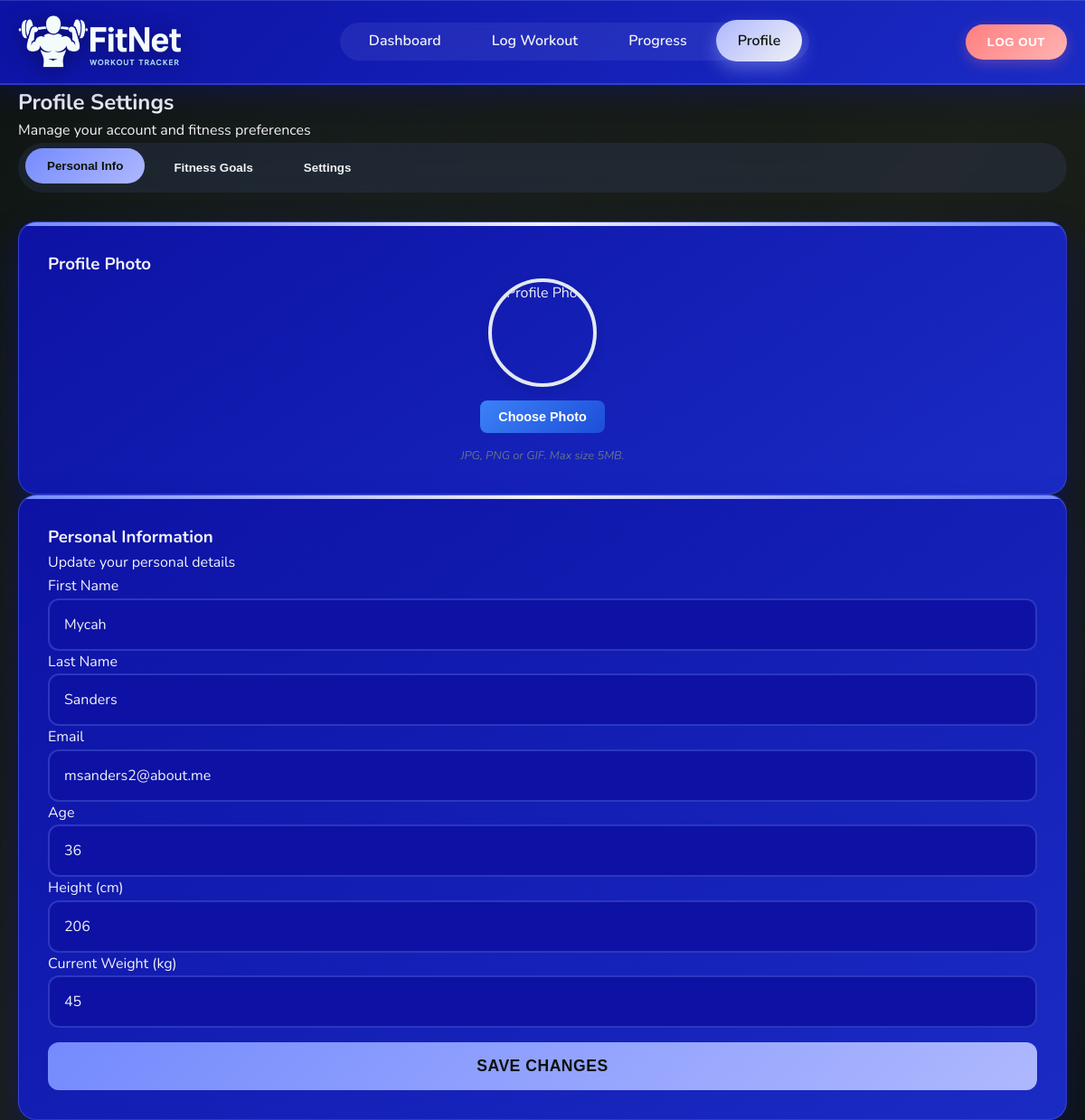
The page /profile (signed in) on the database as committed earlier.
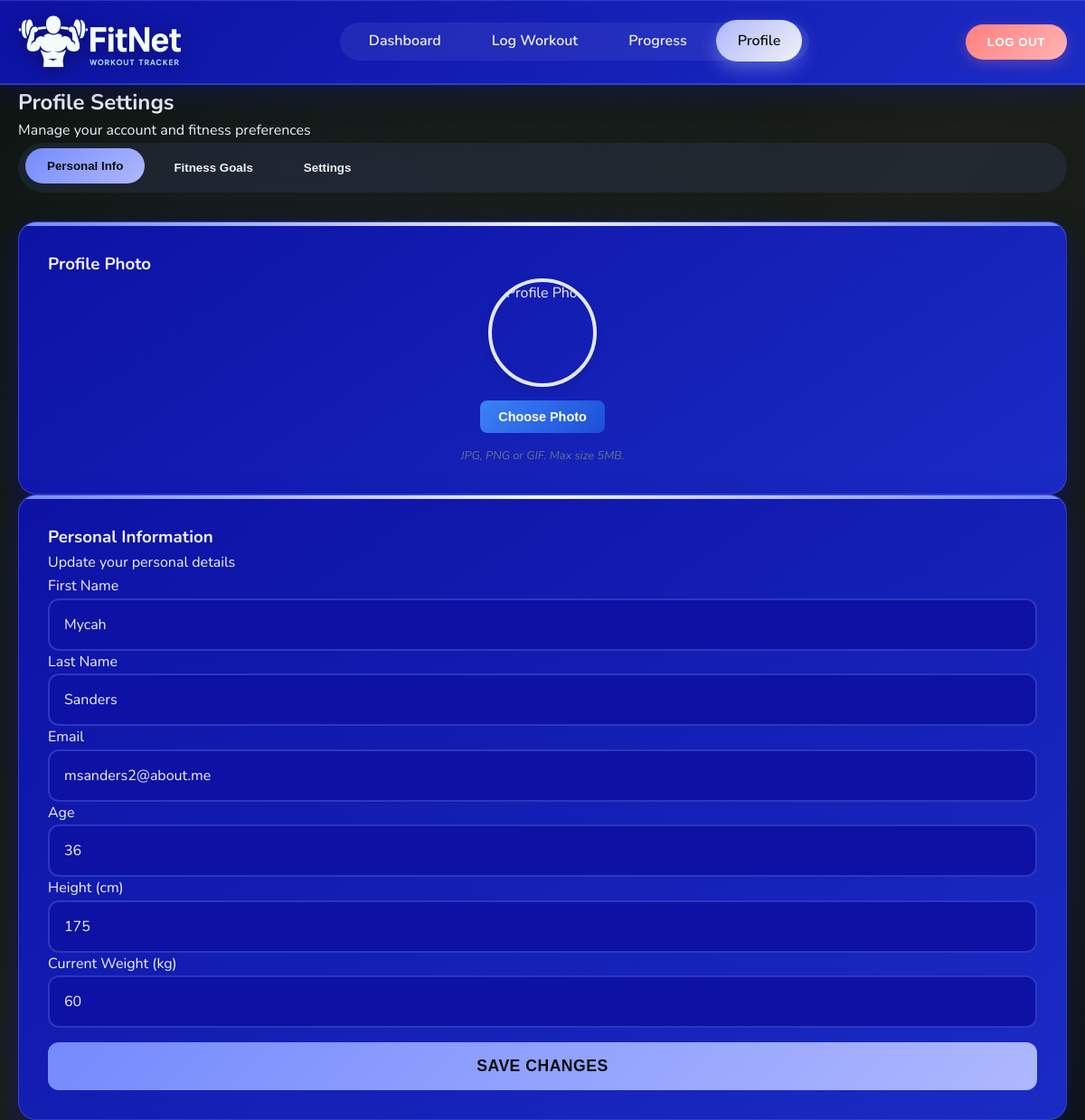
The same page on the database as committed later.
### tables this page shows
CREATE TABLE `Users`(`user_id` TEXT, `first_name` TEXT, `surname` TEXT, `email` TEXT, `password_hash` TEXT, `age` TEXT, "created_at" TEXT, profile_image TEXT);

CREATE TABLE `Progress`(`progress_id` TEXT, `user_id` TEXT, `date` TEXT, `weight_kg` TEXT, `height_cm` TEXT, `body_fat_percentage` TEXT);

### main.py (the view, shortened to what this page needs)
@app.route('/profile', methods=['GET', 'POST'])
def profile():
    if 'user_id' not in session:
        return redirect(url_for('login'))
    conn = get_db_connection()
    user_id = session.get('user_id')
    if not user_id:
        return redirect(url_for('login'))
    try:
        conn.execute('''
            CREATE TABLE IF NOT EXISTS Goals (
                goal_id INTEGER PRIMARY KEY AUTOINCREMENT,
                user_id INTEGER NOT NULL,
                goal_type TEXT NOT NULL,
                goal_name TEXT NOT NULL,
                target_value REAL,
                current_value REAL DEFAULT 0,
                target_date DATE,
                created_at DATETIME DEFAULT (datetime('now')),
                is_completed BOOLEAN DEFAULT 0,
                goal_direction TEXT DEFAULT 'up',
                FOREIGN KEY (user_id) REFERENCES Users(user_id)
            )
        ''')
        try:
            conn.execute('ALTER TABLE Users ADD COLUMN profile_image TEXT')
        except sqlite3.OperationalError:
            pass  # Column already exists
        try:
            conn.execute('ALTER TABLE Goals ADD COLUMN goal_direction TEXT DEFAULT "up"')
        except sqlite3.OperationalError:
            pass  # Column already exists
        conn.commit()
    except sqlite3.Error as e:
        print(f"Error creating Goals table: {e}")
    user_data = conn.execute(
        "SELECT Users.*, Progress.height_cm, Progress.weight_kg FROM Users "
        "LEFT JOIN Progress ON Users.user_id = Progress.user_id "
        "WHERE Users.user_id = ?",
        (user_id,)
    ).fetchone()
    goals = []
    try:
        goals = conn.execute(
            'SELECT * FROM Goals WHERE user_id = ? ORDER BY created_at DESC',
            (user_id,)
        ).fetchall()
    except sqlite3.Error as e:
        print(f"Error fetching goals: {e}")
        goals = []
    conn.close()
    return render_template('profile.html', user_data=user_data, goals=goals)

### main.py (called while the page is built, shortened)
def get_db_connection():
    conn = sqlite3.connect('database/data_source.db')
    conn.row_factory = sqlite3.Row
    return conn

@app.template_filter('goal_progress')
def goal_progress_filter(goal):
    target_value = goal['target_value'] if 'target_value' in goal else None
    if not target_value or target_value == 0:
        return 0

@app.template_filter('goal_display_text')
def goal_display_text_filter(goal):
    target_value = goal['target_value'] if 'target_value' in goal else None
    if not target_value:
        return "No target set"

### templates/profile.html (shortened to what the changed rows need)
<!DOCTYPE html>
<html lang="en">
<head>
    <link rel="stylesheet" href="static/css/dashboard.css">
</head>
<body>
    <main class="container">
        <div class="profile-header">
            <h2>Profile Settings</h2>
        </div>
        <div class="profile-content">
            <div id="personal-tab" class="profile-tab active">
                <div class="profile-section">
                    <div class="personal-info-section card">
                        <form method="POST" class="profile-form">
                            <div class="form-row">
                                <div class="form-group">
                                    <label for="first_name">First Name</label>
                                    <input type="text" id="first_name" name="first_name"
                                           value="{{ user_data.first_name if user_data else '' }}" required>
                                </div>
                                <div class="form-group">
                                    <label for="surname">Last Name</label>
                                    <input type="text" id="surname" name="surname"
                                           value="{{ user_data.surname if user_data else '' }}" required>
                                </div>
                            </div>
                            <div class="form-row">
                                <div class="form-group">
                                    <label for="email">Email</label>
                                    <input type="email" id="email" name="email"
                                           value="{{ user_data.email if user_data else '' }}" required>
                                </div>
                                <div class="form-group">
                                    <label for="age">Age</label>
                                    <input type="number" id="age" name="age"
                                           value="{{ user_data.age if user_data else '' }}" required>
                                </div>
                            </div>
                            <div class="form-row">
                                <div class="form-group">
                                    <label for="height">Height (cm)</label>
                                    <input type="number" id="height" name="height"
                                           value="{{ user_data.height_cm if user_data else '' }}" required>
                                </div>
                                <div class="form-group">
                                    <label for="weight">Current Weight (kg)</label>
                                    <input type="number" id="weight" name="weight" step="0.1"
                                           value="{{ user_data.weight_kg if user_data else '' }}" required>
                                </div>
                            </div>
                        </form>
                    </div>
                </div>
            </div>
        </div>
    </main>
</body>
</html>

Rows that differ between the two databases and show on the page:
now on this page (row unchanged): Users: first_name "Mycah", surname "Sanders", email "msanders2@about.me", age "36"
now on this page (row edited): Progress: height "175", weight "60"
Other text that changed with them:
form field first_name: "Mycah" → (not shown)
form field surname: "Sanders" → (not shown)
form field email: "msanders2@about.me" → (not shown)
form field age: "36" → (not shown)
form field height: "206" → (not shown)
form field weight: "45" → (not shown)
